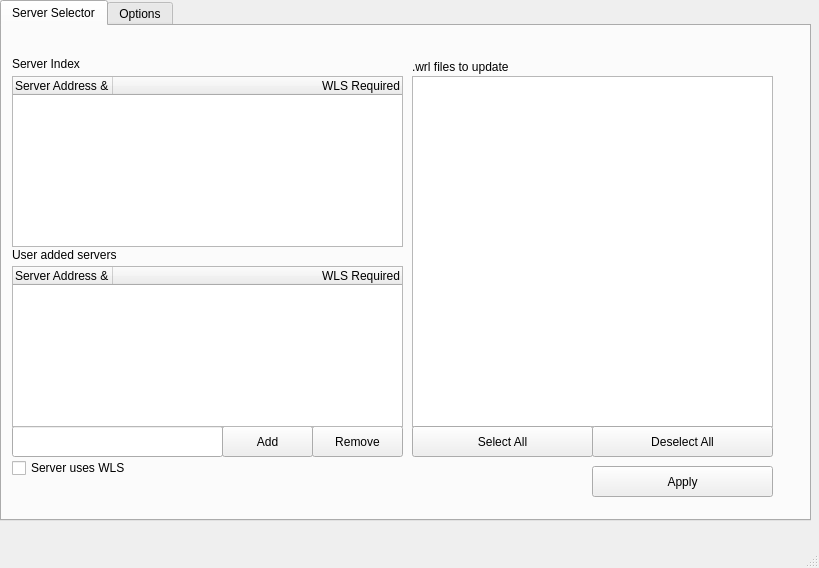
<?xml version="1.0" encoding="UTF-8"?>
<ui version="4.0">
 <class>MainWindow</class>
 <widget class="QMainWindow" name="MainWindow">
  <property name="geometry">
   <rect>
    <x>0</x>
    <y>0</y>
    <width>819</width>
    <height>568</height>
   </rect>
  </property>
  <property name="sizePolicy">
   <sizepolicy hsizetype="Fixed" vsizetype="Fixed">
    <horstretch>0</horstretch>
    <verstretch>0</verstretch>
   </sizepolicy>
  </property>
  <property name="windowTitle">
   <string>KISS</string>
  </property>
  <widget class="QWidget" name="centralwidget">
   <widget class="QTabWidget" name="tabWidget">
    <property name="geometry">
     <rect>
      <x>0</x>
      <y>0</y>
      <width>811</width>
      <height>521</height>
     </rect>
    </property>
    <property name="sizePolicy">
     <sizepolicy hsizetype="Maximum" vsizetype="Maximum">
      <horstretch>0</horstretch>
      <verstretch>0</verstretch>
     </sizepolicy>
    </property>
    <property name="whatsThis">
     <string>&lt;html&gt;&lt;head/&gt;&lt;body&gt;&lt;p&gt;Menu for setting the server you would like to connect to&lt;/p&gt;&lt;/body&gt;&lt;/html&gt;</string>
    </property>
    <property name="currentIndex">
     <number>0</number>
    </property>
    <widget class="QWidget" name="selector_tab">
     <property name="accessibleName">
      <string>Server Selector</string>
     </property>
     <attribute name="title">
      <string>Server Selector</string>
     </attribute>
     <widget class="QLabel" name="label">
      <property name="geometry">
       <rect>
        <x>10</x>
        <y>27</y>
        <width>151</width>
        <height>21</height>
       </rect>
      </property>
      <property name="text">
       <string>Server Index</string>
      </property>
     </widget>
     <widget class="QLabel" name="label_2">
      <property name="geometry">
       <rect>
        <x>10</x>
        <y>220</y>
        <width>131</width>
        <height>18</height>
       </rect>
      </property>
      <property name="text">
       <string>User added servers</string>
      </property>
     </widget>
     <widget class="QPushButton" name="serverRemove">
      <property name="geometry">
       <rect>
        <x>310</x>
        <y>400</y>
        <width>91</width>
        <height>31</height>
       </rect>
      </property>
      <property name="text">
       <string>Remove</string>
      </property>
     </widget>
     <widget class="QPushButton" name="serverAdd">
      <property name="geometry">
       <rect>
        <x>220</x>
        <y>400</y>
        <width>91</width>
        <height>31</height>
       </rect>
      </property>
      <property name="text">
       <string>Add</string>
      </property>
     </widget>
     <widget class="QLineEdit" name="serverInput">
      <property name="geometry">
       <rect>
        <x>10</x>
        <y>400</y>
        <width>211</width>
        <height>31</height>
       </rect>
      </property>
     </widget>
     <widget class="QCheckBox" name="wlsToggle">
      <property name="geometry">
       <rect>
        <x>10</x>
        <y>430</y>
        <width>391</width>
        <height>24</height>
       </rect>
      </property>
      <property name="text">
       <string>Server uses WLS</string>
      </property>
     </widget>
     <widget class="QListWidget" name="wrlList">
      <property name="geometry">
       <rect>
        <x>410</x>
        <y>50</y>
        <width>361</width>
        <height>351</height>
       </rect>
      </property>
     </widget>
     <widget class="QLabel" name="label_3">
      <property name="geometry">
       <rect>
        <x>410</x>
        <y>30</y>
        <width>151</width>
        <height>21</height>
       </rect>
      </property>
      <property name="text">
       <string>.wrl files to update</string>
      </property>
     </widget>
     <widget class="QPushButton" name="selectAll">
      <property name="geometry">
       <rect>
        <x>410</x>
        <y>400</y>
        <width>181</width>
        <height>31</height>
       </rect>
      </property>
      <property name="text">
       <string>Select All</string>
      </property>
     </widget>
     <widget class="QPushButton" name="deselectAll">
      <property name="geometry">
       <rect>
        <x>590</x>
        <y>400</y>
        <width>181</width>
        <height>31</height>
       </rect>
      </property>
      <property name="text">
       <string>Deselect All</string>
      </property>
     </widget>
     <widget class="QTreeWidget" name="indexList">
      <property name="geometry">
       <rect>
        <x>10</x>
        <y>50</y>
        <width>391</width>
        <height>171</height>
       </rect>
      </property>
      <column>
       <property name="text">
        <string>Server Address &amp; Port</string>
       </property>
      </column>
      <column>
       <property name="text">
        <string>WLS Required</string>
       </property>
       <property name="textAlignment">
        <set>AlignTrailing|AlignVCenter</set>
       </property>
      </column>
     </widget>
     <widget class="QTreeWidget" name="userList">
      <property name="geometry">
       <rect>
        <x>10</x>
        <y>240</y>
        <width>391</width>
        <height>161</height>
       </rect>
      </property>
      <column>
       <property name="text">
        <string>Server Address &amp; Port</string>
       </property>
      </column>
      <column>
       <property name="text">
        <string>WLS Required</string>
       </property>
       <property name="textAlignment">
        <set>AlignTrailing|AlignVCenter</set>
       </property>
      </column>
     </widget>
     <widget class="QPushButton" name="applyButton">
      <property name="geometry">
       <rect>
        <x>590</x>
        <y>440</y>
        <width>181</width>
        <height>31</height>
       </rect>
      </property>
      <property name="text">
       <string>Apply</string>
      </property>
     </widget>
    </widget>
    <widget class="QWidget" name="options_tab">
     <attribute name="title">
      <string>Options</string>
     </attribute>
     <widget class="QLineEdit" name="wrlFolder">
      <property name="geometry">
       <rect>
        <x>10</x>
        <y>40</y>
        <width>741</width>
        <height>21</height>
       </rect>
      </property>
      <property name="text">
       <string>C:\Sony\Community Place Browser\world</string>
      </property>
     </widget>
     <widget class="QLabel" name="label_4">
      <property name="geometry">
       <rect>
        <x>10</x>
        <y>20</y>
        <width>761</width>
        <height>17</height>
       </rect>
      </property>
      <property name="text">
       <string>worlds Folder (Contains .wrl files)</string>
      </property>
     </widget>
     <widget class="QToolButton" name="browseWrlFolder">
      <property name="geometry">
       <rect>
        <x>750</x>
        <y>40</y>
        <width>24</width>
        <height>21</height>
       </rect>
      </property>
      <property name="text">
       <string>...</string>
      </property>
     </widget>
     <widget class="QLabel" name="label_5">
      <property name="geometry">
       <rect>
        <x>10</x>
        <y>70</y>
        <width>771</width>
        <height>17</height>
       </rect>
      </property>
      <property name="toolTip">
       <string>&lt;html&gt;&lt;head/&gt;&lt;body&gt;&lt;p&gt;The Server Index is a centralised index managed by kodicraft4#6685 &lt;/p&gt;&lt;p&gt;which aims to make discovery of Sapari servers easier.&lt;/p&gt;&lt;p&gt;You may use another index if you'd like.&lt;/p&gt;&lt;p&gt;DM Kodi if you want your server added!&lt;/p&gt;&lt;/body&gt;&lt;/html&gt;</string>
      </property>
      <property name="text">
       <string>Server Index URL (?)</string>
      </property>
     </widget>
     <widget class="QLineEdit" name="indexUrl">
      <property name="geometry">
       <rect>
        <x>10</x>
        <y>90</y>
        <width>761</width>
        <height>25</height>
       </rect>
      </property>
      <property name="text">
       <string>https://sapari.kdcf.me</string>
      </property>
     </widget>
     <widget class="QPushButton" name="saveButton">
      <property name="geometry">
       <rect>
        <x>660</x>
        <y>120</y>
        <width>111</width>
        <height>31</height>
       </rect>
      </property>
      <property name="text">
       <string>Save</string>
      </property>
     </widget>
    </widget>
   </widget>
  </widget>
  <widget class="QMenuBar" name="menubar">
   <property name="geometry">
    <rect>
     <x>0</x>
     <y>0</y>
     <width>819</width>
     <height>22</height>
    </rect>
   </property>
  </widget>
  <widget class="QStatusBar" name="statusbar"/>
  <action name="actionOpen_worlds_folder">
   <property name="text">
    <string>Open worlds folder...</string>
   </property>
  </action>
 </widget>
 <resources/>
 <connections/>
</ui>
